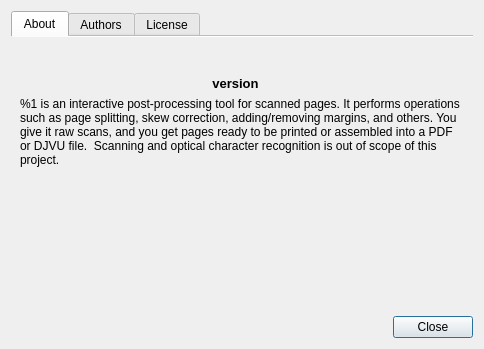
<?xml version="1.0" encoding="UTF-8"?>
<ui version="4.0">
 <class>AboutDialog</class>
 <widget class="QDialog" name="AboutDialog">
  <property name="geometry">
   <rect>
    <x>0</x>
    <y>0</y>
    <width>482</width>
    <height>349</height>
   </rect>
  </property>
  <property name="windowTitle">
   <string/>
  </property>
  <layout class="QVBoxLayout" name="verticalLayout">
   <item>
    <widget class="QTabWidget" name="tabWidget">
     <property name="currentIndex">
      <number>0</number>
     </property>
     <property name="documentMode">
      <bool>true</bool>
     </property>
     <widget class="QWidget" name="tab">
      <attribute name="title">
       <string>About</string>
      </attribute>
      <layout class="QGridLayout" name="gridLayout">
       <item row="3" column="0" colspan="2">
        <widget class="QLabel" name="label_4">
         <property name="text">
          <string>%1 is an interactive post-processing tool for scanned pages. It performs operations such as page splitting, skew correction, adding/removing margins, and others. You give it raw scans, and you get pages ready to be printed or assembled into a PDF or DJVU file.  Scanning and optical character recognition is out of scope of this project.</string>
         </property>
         <property name="wordWrap">
          <bool>true</bool>
         </property>
        </widget>
       </item>
       <item row="4" column="0" colspan="2">
        <spacer name="verticalSpacer">
         <property name="orientation">
          <enum>Qt::Vertical</enum>
         </property>
         <property name="sizeHint" stdset="0">
          <size>
           <width>440</width>
           <height>127</height>
          </size>
         </property>
        </spacer>
       </item>
       <item row="0" column="0">
        <widget class="QLabel" name="label_3">
         <property name="sizePolicy">
          <sizepolicy hsizetype="Preferred" vsizetype="Preferred">
           <horstretch>1</horstretch>
           <verstretch>0</verstretch>
          </sizepolicy>
         </property>
         <property name="styleSheet">
          <string notr="true">font-size: 16pt;
font-weight: bold;</string>
         </property>
         <property name="text">
          <string notr="true"/>
         </property>
         <property name="alignment">
          <set>Qt::AlignBottom|Qt::AlignHCenter</set>
         </property>
        </widget>
       </item>
       <item row="0" column="1" rowspan="2">
        <widget class="QLabel" name="label">
         <property name="maximumSize">
          <size>
           <width>100</width>
           <height>100</height>
          </size>
         </property>
         <property name="text">
          <string notr="true"/>
         </property>
         <property name="pixmap">
          <pixmap resource="../resources/resources.qrc">:/appicon.svg</pixmap>
         </property>
         <property name="scaledContents">
          <bool>true</bool>
         </property>
        </widget>
       </item>
       <item row="1" column="0">
        <widget class="QLabel" name="version">
         <property name="styleSheet">
          <string notr="true">font-size:10pt;
font-weight:bold;</string>
         </property>
         <property name="text">
          <string notr="true">version</string>
         </property>
         <property name="alignment">
          <set>Qt::AlignHCenter|Qt::AlignTop</set>
         </property>
        </widget>
       </item>
      </layout>
     </widget>
     <widget class="QWidget" name="tab_2">
      <attribute name="title">
       <string>Authors</string>
      </attribute>
      <layout class="QVBoxLayout" name="verticalLayout_3">
       <item>
        <widget class="QScrollArea" name="scrollArea">
         <property name="widgetResizable">
          <bool>true</bool>
         </property>
         <widget class="QWidget" name="scrollAreaWidgetContents">
          <property name="geometry">
           <rect>
            <x>0</x>
            <y>0</y>
            <width>444</width>
            <height>261</height>
           </rect>
          </property>
          <layout class="QVBoxLayout" name="verticalLayout_2">
           <item>
            <widget class="QLabel" name="label_2">
             <property name="styleSheet">
              <string notr="true">font-weight: bold;</string>
             </property>
             <property name="text">
              <string>Lead Developer of original version</string>
             </property>
            </widget>
           </item>
           <item>
            <widget class="QLabel" name="label_5">
             <property name="text">
              <string>Joseph Artsimovich</string>
             </property>
            </widget>
           </item>
           <item>
            <widget class="QLabel" name="label_8">
             <property name="styleSheet">
              <string notr="true">font-weight: bold;</string>
             </property>
             <property name="text">
              <string>Lead Developer of Advanced version</string>
             </property>
            </widget>
           </item>
           <item>
            <widget class="QLabel" name="label_9">
             <property name="text">
              <string>4lex4</string>
             </property>
            </widget>
           </item>
           <item>
            <widget class="QLabel" name="label_6">
             <property name="styleSheet">
              <string notr="true">font-weight: bold;</string>
             </property>
             <property name="text">
              <string>Contributors</string>
             </property>
            </widget>
           </item>
           <item>
            <layout class="QVBoxLayout" name="verticalLayout_5">
             <property name="spacing">
              <number>0</number>
             </property>
             <property name="topMargin">
              <number>0</number>
             </property>
             <item>
              <widget class="QLabel" name="label_12">
               <property name="text">
                <string>U235 - Picture auto-detection algorithm.</string>
               </property>
              </widget>
             </item>
             <item>
              <widget class="QLabel" name="label_13">
               <property name="text">
                <string>Robert B. - First generation dewarping algorithm.</string>
               </property>
              </widget>
             </item>
             <item>
              <widget class="QLabel" name="label_14">
               <property name="text">
                <string>Andrey Bergman - System load adjustment.</string>
               </property>
              </widget>
             </item>
             <item>
              <widget class="QLabel" name="label_15">
               <property name="text">
                <string>Petr Kovář - ver. Enhanced</string>
               </property>
              </widget>
             </item>
             <item>
              <widget class="QLabel" name="label_16">
               <property name="text">
                <string>Vadim Kuznetsov - ver. Plus</string>
               </property>
              </widget>
             </item>
             <item>
              <widget class="QLabel" name="label_29">
               <property name="text">
                <string>monday2000 - ver. Featured</string>
               </property>
              </widget>
             </item>
             <item>
              <widget class="QLabel" name="label_7">
               <property name="text">
                <string>Alexander Trufanov - ver. Universal</string>
               </property>
              </widget>
             </item>
            </layout>
           </item>
           <item>
            <spacer name="verticalSpacer_2">
             <property name="orientation">
              <enum>Qt::Vertical</enum>
             </property>
             <property name="sizeHint" stdset="0">
              <size>
               <width>20</width>
               <height>0</height>
              </size>
             </property>
            </spacer>
           </item>
          </layout>
         </widget>
        </widget>
       </item>
      </layout>
     </widget>
     <widget class="QWidget" name="tab_3">
      <attribute name="title">
       <string>License</string>
      </attribute>
      <layout class="QVBoxLayout" name="verticalLayout_4">
       <item>
        <widget class="QTextBrowser" name="licenseViewer">
         <property name="html">
          <string notr="true">&lt;!DOCTYPE HTML PUBLIC &quot;-//W3C//DTD HTML 4.0//EN&quot; &quot;http://www.w3.org/TR/REC-html40/strict.dtd&quot;&gt;
&lt;html&gt;&lt;head&gt;&lt;meta name=&quot;qrichtext&quot; content=&quot;1&quot; /&gt;&lt;style type=&quot;text/css&quot;&gt;
p, li { white-space: pre-wrap; }
&lt;/style&gt;&lt;/head&gt;&lt;body style=&quot; font-family:'MS Shell Dlg 2'; font-size:8.25pt; font-weight:400; font-style:normal;&quot;&gt;
&lt;p style=&quot;-qt-paragraph-type:empty; margin-top:0px; margin-bottom:0px; margin-left:0px; margin-right:0px; -qt-block-indent:0; text-indent:0px; font-family:'Ubuntu'; font-size:11pt;&quot;&gt;&lt;br /&gt;&lt;/p&gt;&lt;/body&gt;&lt;/html&gt;</string>
         </property>
         <property name="openExternalLinks">
          <bool>true</bool>
         </property>
        </widget>
       </item>
      </layout>
     </widget>
    </widget>
   </item>
   <item>
    <widget class="QDialogButtonBox" name="buttonBox">
     <property name="standardButtons">
      <set>QDialogButtonBox::Close</set>
     </property>
    </widget>
   </item>
  </layout>
 </widget>
 <resources>
  <include location="../resources/resources.qrc"/>
  <include location="../resources/resources.qrc"/>
  <include location="../resources/resources.qrc"/>
 </resources>
 <connections>
  <connection>
   <sender>buttonBox</sender>
   <signal>clicked(QAbstractButton*)</signal>
   <receiver>AboutDialog</receiver>
   <slot>accept()</slot>
   <hints>
    <hint type="sourcelabel">
     <x>440</x>
     <y>327</y>
    </hint>
    <hint type="destinationlabel">
     <x>477</x>
     <y>291</y>
    </hint>
   </hints>
  </connection>
 </connections>
</ui>
